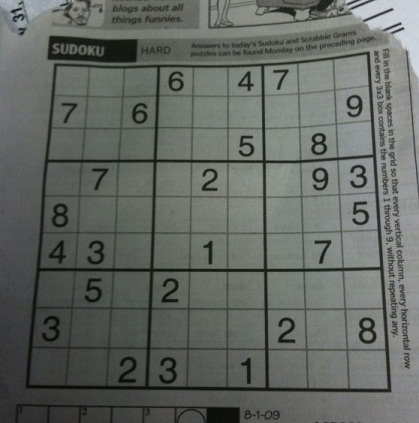
#> input picture W4/pic01.png, 419 x 423 px
$ python lab04.py
#> lines starting #> are read from the running program, lines starting #| are printed output that depends on the picture; after the words box and inside, x2 and y2 are one past the last pixel; in counts of white or black regions, pixels touching at a corner belong together
import cv2
import matplotlib.pyplot as plt
import numpy as np

def ex1(path):

#> called with path = 'pic01.png'
    img = cv2.imread(path, cv2.IMREAD_GRAYSCALE)
#> img: shape (423, 419); min 0, max 218, mean 101.9

    _, binary_otsu = cv2.threshold(img, 0, 255, cv2.THRESH_BINARY + cv2.THRESH_OTSU)
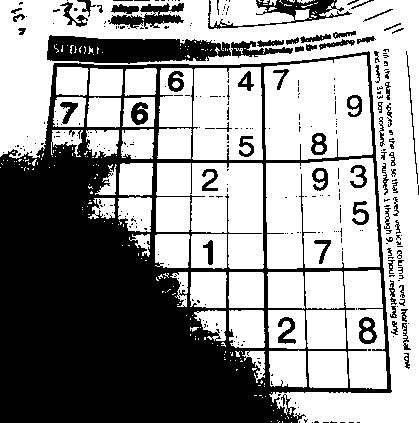
#> binary_otsu: shape (423, 419); 58.8% white; 322 black regions (247 under 20 px), largest, box (x1, y1, x2, y2) and area: (0, 51, 392, 423) 59773, (47, 35, 231, 64) 3826, (208, 0, 352, 29) 1171

    binary_adaptive = cv2.adaptiveThreshold(img, 255, cv2.ADAPTIVE_THRESH_GAUSSIAN_C, cv2.THRESH_BINARY, 11, 2)
#> binary_adaptive: shape (423, 419); 74.3% white; black in thin lines or dots

    plt.figure(figsize=(12, 8))
    plt.subplot(1, 4, 1), plt.imshow(img, cmap='gray'), plt.title('Original')
    plt.subplot(1, 4, 2), plt.imshow(binary_otsu, cmap='gray'), plt.title('Otsu')
    plt.subplot(1, 4, 3), plt.imshow(binary_adaptive, cmap='gray'), plt.title('Adaptive')
    plt.show()

def ex2(path):
#> called with path = 'pic02.png'
    img = cv2.imread(path, cv2.IMREAD_GRAYSCALE)
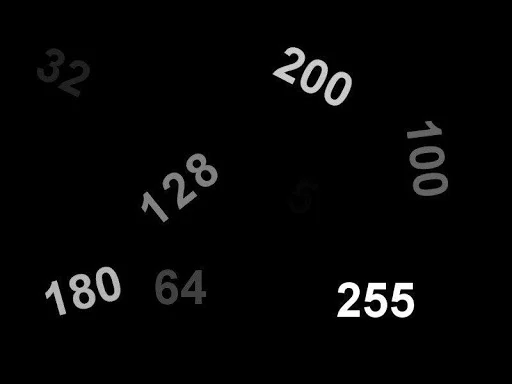
#> input picture W4/pic02.png, 512 x 384 px
#> img: shape (384, 512); min 0, max 255, mean 6.3
    img = cv2.equalizeHist(img)
    _, binary_img = cv2.threshold(img, 50, 255, cv2.THRESH_BINARY)
#> binary_img: shape (384, 512); 11.3% white; 13 white regions (4 under 20 px), largest, box (x1, y1, x2, y2) and area: (134, 152, 224, 227) 3654, (269, 42, 360, 114) 3585, (38, 262, 128, 322) 3371

    kernel = np.ones((10, 10), np.uint8)
    closed_img = cv2.morphologyEx(binary_img, cv2.MORPH_CLOSE, kernel)
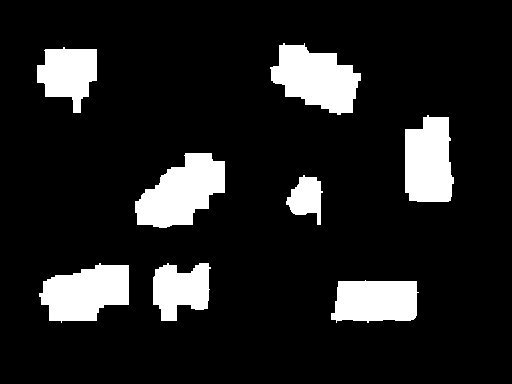
#> closed_img: shape (384, 512); 12.8% white; 8 white regions

    contours, _ = cv2.findContours(closed_img, cv2.RETR_EXTERNAL, cv2.CHAIN_APPROX_SIMPLE)
#> contours = 8 contours; box (x1, y1, x2, y2) and area: (135, 153, 225, 228) 4119, (270, 43, 361, 115) 3960, (39, 263, 129, 323) 3668, (405, 115, 454, 202) 3475, (331, 280, 419, 323) 3110, (37, 47, 97, 113) 2536, (153, 263, 211, 321) 2309, (286, 175, 323, 225) 1026

    img_colored = cv2.cvtColor(img, cv2.COLOR_GRAY2BGR)
    for contour in contours:
        x, y, w, h = cv2.boundingRect(contour)
        cv2.rectangle(img_colored, (x, y), (x + w, y + h), (0, 255, 0), 2)
#> this loop made 8 passes
#> (x, y, w, h) on passes 1 to 8: (331, 280, 88, 43), (153, 263, 58, 58), (39, 263, 90, 60), (286, 175, 37, 50), (135, 153, 90, 75), (405, 115, 49, 87), (37, 47, 60, 66), (270, 43, 91, 72)
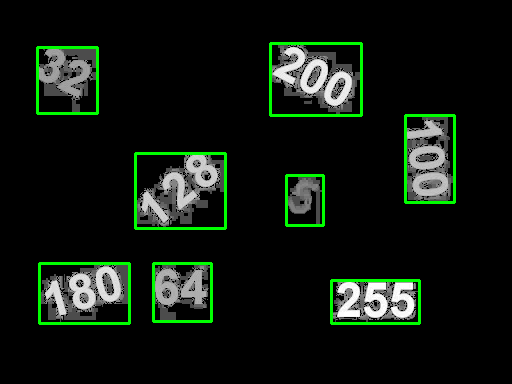
#> img_colored: shape (384, 512, 3); mean B, G, R 15.5, 23.8, 15.5

    cv2.imshow('Bounding Boxes', img_colored)
    cv2.waitKey(0)
    cv2.destroyAllWindows()
def ex3(path):
#> called with path = 'pic03.png'
    image = cv2.imread(path, cv2.IMREAD_GRAYSCALE)
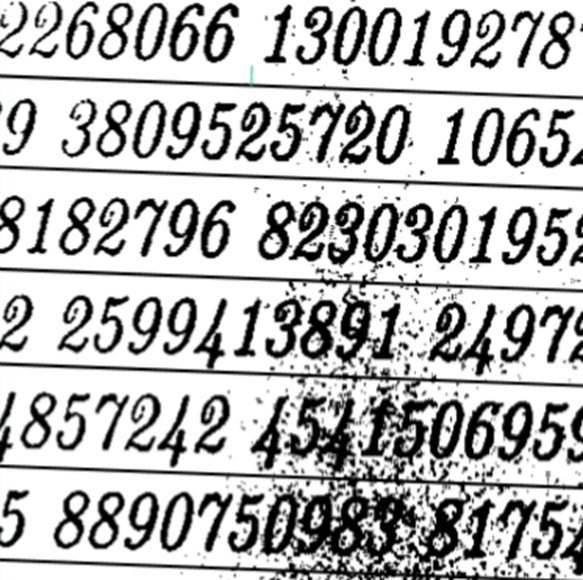
#> input picture W4/pic03.png, 583 x 580 px
#> image: shape (580, 583); min 0, max 255, mean 182.2
    _, binary_image = cv2.threshold(image, 50, 255, cv2.THRESH_BINARY_INV)
#> binary_image: shape (580, 583); 18.8% white; 301 white regions (179 under 20 px), largest, box (x1, y1, x2, y2) and area: (294, 489, 420, 564) 3527, (285, 398, 354, 471) 1685, (0, 559, 483, 580) 1419

    kernel = np.ones((3, 3), np.uint8)
    clean_image = cv2.morphologyEx(binary_image, cv2.MORPH_CLOSE, kernel)
#> clean_image: shape (580, 583); 19% white; 276 white regions (155 under 20 px), largest, box (x1, y1, x2, y2) and area: (0, 462, 583, 564) 5018, (285, 398, 354, 471) 1727, (0, 559, 539, 580) 1621
    clean_image = cv2.morphologyEx(clean_image, cv2.MORPH_OPEN, kernel)
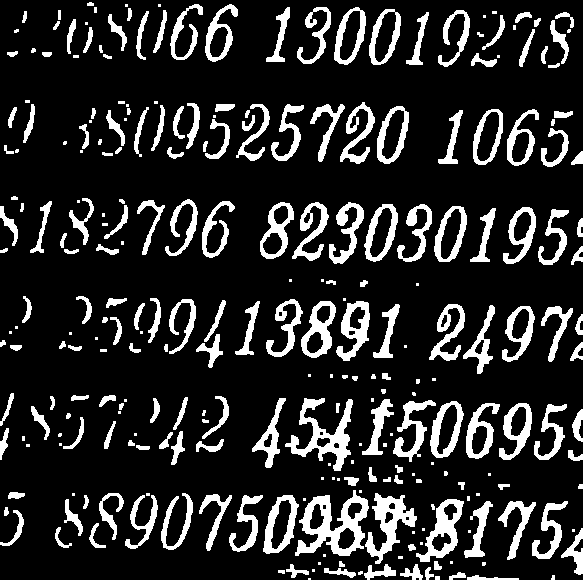
#> clean_image: shape (580, 583); 16.3% white; 278 white regions (81 under 20 px)

    contours, _ = cv2.findContours(clean_image, cv2.RETR_EXTERNAL, cv2.CHAIN_APPROX_SIMPLE)
#> contours = 278 contours, 112 with area under 20; largest, box (x1, y1, x2, y2) and area: (295, 490, 369, 556) 2596, (285, 398, 353, 471) 1582, (416, 499, 464, 562) 1389, (365, 493, 417, 564) 1354, (263, 495, 299, 554) 1346

    bounding_box_image = cv2.cvtColor(image, cv2.COLOR_GRAY2BGR)
    for contour in contours:
        x, y, w, h = cv2.boundingRect(contour)
        cv2.rectangle(bounding_box_image, (x, y), (x + w, y + h), (0, 255, 0), 2)
#> this loop made 278 passes
#> (x, y, w, h) on passes 3 to 5: (551, 575, 4, 5), (467, 575, 52, 5), (449, 572, 17, 8)
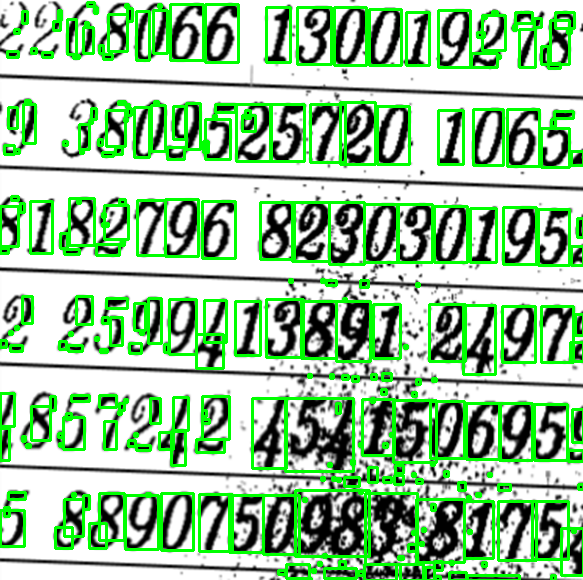
#> bounding_box_image: shape (580, 583, 3); mean B, G, R 155.5, 196.1, 155.5

    fig, ax = plt.subplots(1, 2, figsize=(12, 6))
    ax[0].imshow(binary_image, cmap='gray')
    ax[0].set_title('Binary Image')

    ax[1].imshow(bounding_box_image)
    ax[1].set_title('Bounding Boxes')

    plt.show()

if __name__ == "__main__":
    path1 = "pic01.png"
    path2 = "pic02.png"
    path3 = "pic03.png"
    ex1(path1)
    ex2(path2)
    ex3(path3)
